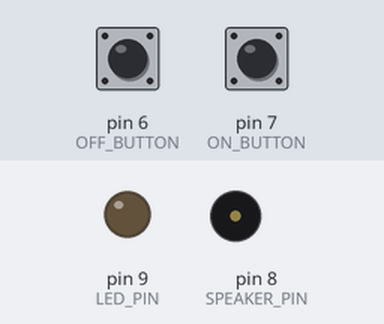
Recording of a sketch running on a simulated Arduino Uno, built with avr-gcc and run on an emulated ATmega328P. Shown: output pins drawn as LEDs (lit = HIGH), buzzer (waves = sounding). Inputs (shaded band) come from the test bench; at power-on: pin 6 (OFF_BUTTON) HIGH, pin 7 (ON_BUTTON) HIGH.

Above: at 1.2 s.
1.3 s: pin 6 (OFF_BUTTON) pulled LOW for 0.15 s
2.9 s: pin 7 (ON_BUTTON) pulled LOW for 0.15 s
At 3.7 s:
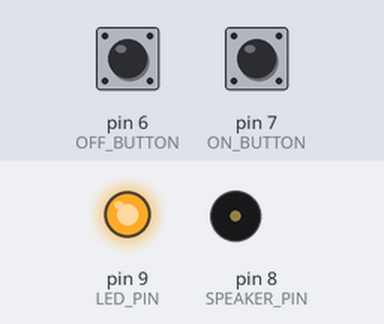
4.5 s: pin 6 (OFF_BUTTON) pulled LOW for 1 s
At 4.9 s:
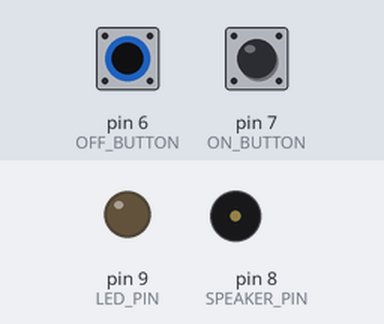
7.0 s: pin 7 (ON_BUTTON) pulled LOW for 1 s
At 8.0 s:
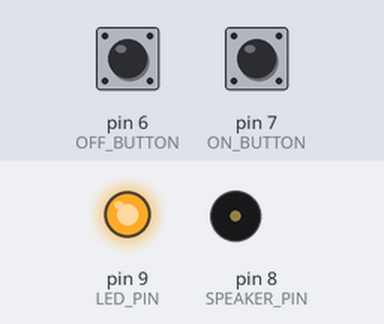
9.5 s: pin 6 (OFF_BUTTON) driven LOW and pin 7 (ON_BUTTON) driven LOW
At 10.2 s:
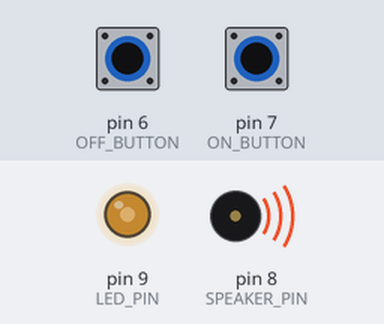
11.0 s: pin 6 (OFF_BUTTON) driven HIGH
At 12.1 s:
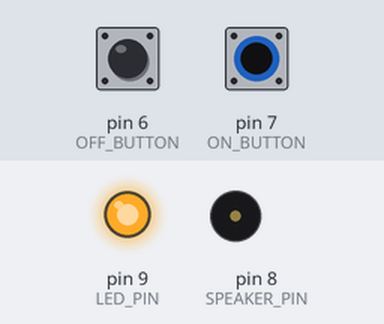
Timing chart, 0 to 13.5 s (numbered marks = the images above; inputs shaded):
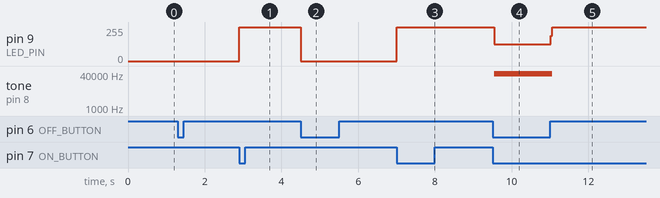

The sketch:

sketch_jan30a.ino
```cpp
/*
 * Video Link:
 * https://youtu.be/zb0CjdWZNQE
 */

#define LED_PIN 9
#define SPEAKER_PIN 8
#define ON_BUTTON 7
#define OFF_BUTTON 6


void setup() {
  // put your setup code here, to run once:
  pinMode(LED_PIN, OUTPUT);
  pinMode(SPEAKER_PIN, OUTPUT);
  pinMode(ON_BUTTON, INPUT_PULLUP);
  pinMode(OFF_BUTTON, INPUT_PULLUP);
}

void loop() {
  // put your main code here, to run repeatedly:
  if(digitalRead(ON_BUTTON) == LOW) {
    digitalWrite(LED_PIN, HIGH);
    digitalWrite(SPEAKER_PIN, LOW);
  }
  if(digitalRead(OFF_BUTTON) == LOW) {
    digitalWrite(LED_PIN, LOW);
    digitalWrite(SPEAKER_PIN, HIGH);
  }
}
```

Measured:
- after the input at 2.9 s, pin 9 (LED_PIN): 0/255 → 255/255 at once
- after the input at 4.5 s, pin 9 (LED_PIN): 255/255 → 0/255 at once
- after the input at 7.0 s, pin 9 (LED_PIN): 0/255 → 255/255 at once
- after the input at 9.5 s, pin 9 (LED_PIN): 255/255 → 124/255 at once; tone on pin 8 (SPEAKER_PIN): silent → 40404 Hz at once
- after the input at 11.0 s, pin 9 (LED_PIN): 124/255 → 255/255 at once; tone on pin 8 (SPEAKER_PIN): 40404 Hz → silent after 0.06 s
